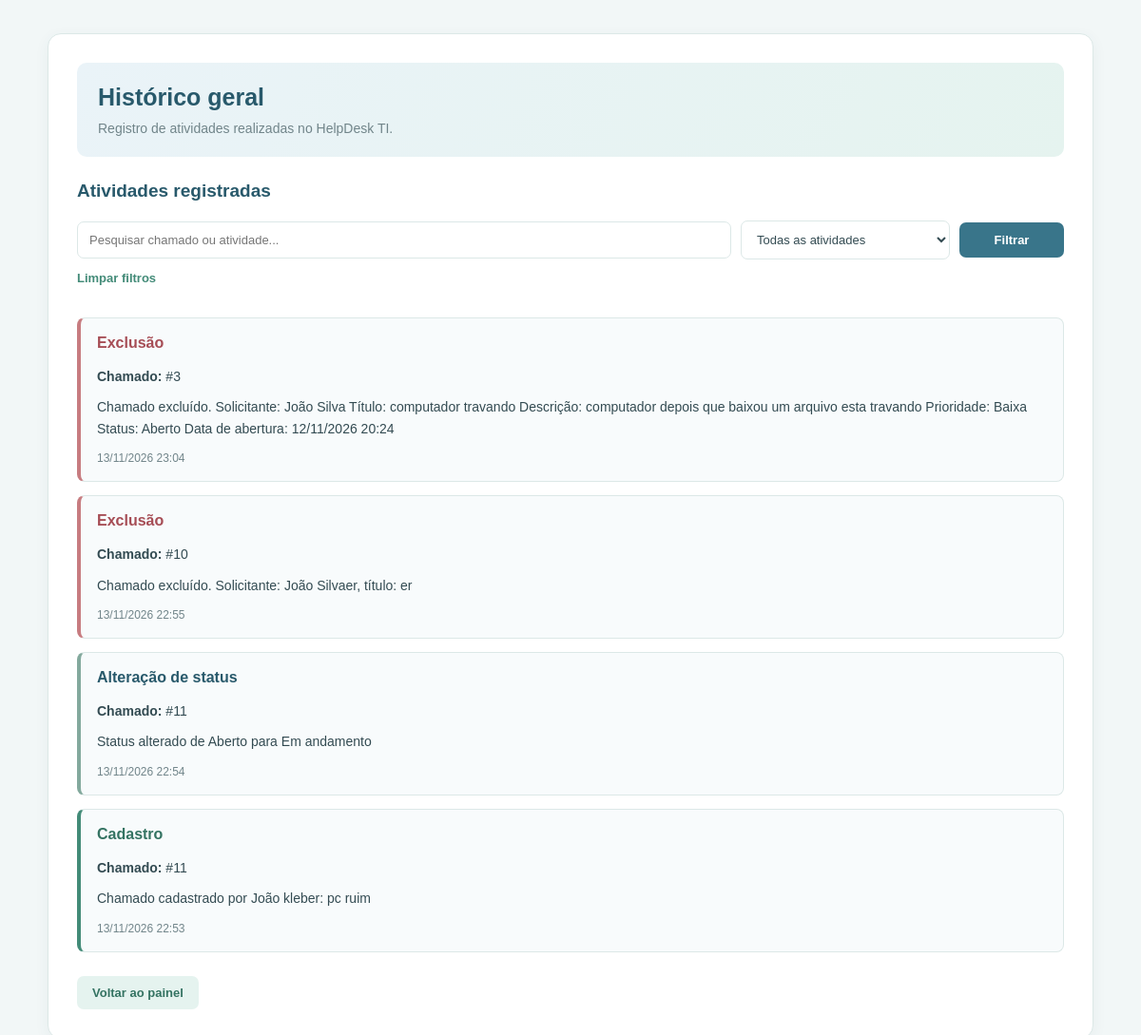
The app's page /historico-geral, older data.
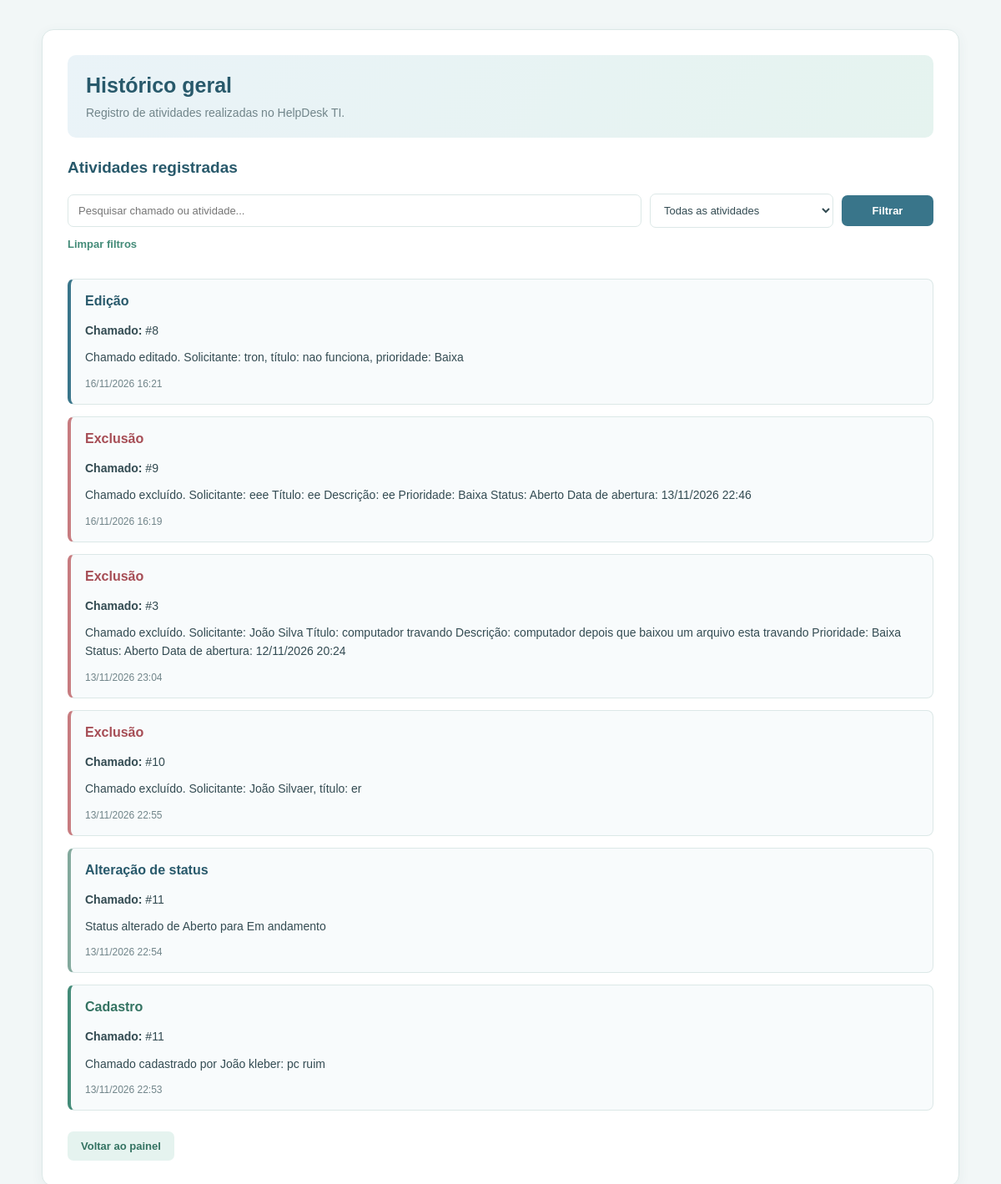
The same page, newer data.
### tables this page shows
CREATE TABLE historico (
            id INTEGER PRIMARY KEY AUTOINCREMENT,
            chamado_id INTEGER,
            acao TEXT NOT NULL,
            descricao TEXT NOT NULL,
            data_hora TEXT NOT NULL
        );

### app.py (the view, shortened to what this page needs)
@app.route("/historico-geral")
def historico_geral():
    banco = conectar()
    busca = request.args.get("busca", "").strip()
    acao = request.args.get("acao", "")
    sql = """
        SELECT historico.*
        FROM historico
        WHERE 1=1
    """
    parametros = []
    if acao:
        sql += " AND historico.acao = ?"
        parametros.append(acao)
    sql += " ORDER BY historico.id DESC"
    registros = banco.execute(
        sql, parametros
    ).fetchall()
    banco.close()
    return render_template(
        "historico_geral.html",
        registros=registros,
        busca=busca,
        acao_selecionada=acao
    )

### app.py (called while the page is built)
def conectar():
    return sqlite3.connect("database.db")

### templates/historico_geral.html (shortened to what this page needs)
<!DOCTYPE html>
<html lang="pt-br">
<head>
</head>
<body>
    <div class="container">
        <div class="cabecalho">
            <h1>Histórico geral</h1>
            <p class="descricao">
                Registro de atividades realizadas no HelpDesk TI.
            </p>
        </div>
        <h2>Atividades registradas</h2>
        <form action="/historico-geral" method="GET" class="filtros">
            <input
                type="text"
                name="busca"
                placeholder="Pesquisar chamado ou atividade..."
                value="{{ busca }}"
            >
            <select name="acao">
                <option value="">Todas as atividades</option>
            </select>
            <button type="submit">Filtrar</button>
        </form>
        <a href="/historico-geral" class="limpar">Limpar filtros</a>
        {% for registro in registros %}
            <div class="registro
                {% if registro[2] == 'Cadastro' %}cadastro
                {% elif registro[2] == 'Edição' %}edicao
                {% elif registro[2] == 'Exclusão' %}exclusao
                {% elif registro[2] == 'Alteração de status' %}alteracao
                {% endif %}">
                <h3>{{ registro[2] }}</h3>
                <p>
                    <b>Chamado:</b> #{{ registro[1] }}
                </p>
                <p>{{ registro[3] }}</p>
                <span class="data">
                    {{ registro[4] }}
                </span>
            </div>
        {% else %}
            <div class="vazio">
                Nenhuma atividade registrada.
            </div>
        {% endfor %}
        <div class="acoes">
            <a href="/" class="botao">Voltar ao painel</a>
        </div>
    </div>
</body>
</html>

Row changes from the older to the newer data that the page shows:
added historico: acao "Edição", chamado "8", descricao "Chamado editado. Solicitante: tron, título: nao funciona, prioridade: Baixa", data_hora "16/11/2026 16:21"
added historico: acao "Exclusão", chamado "9", descricao "Chamado excluído. Solicitante: eee Título: ee Descrição: ee Prioridade: Baixa Status: Aberto Data de abertura: 13/11/2026 22:46", data_hora "16/11/2026 16:19"
